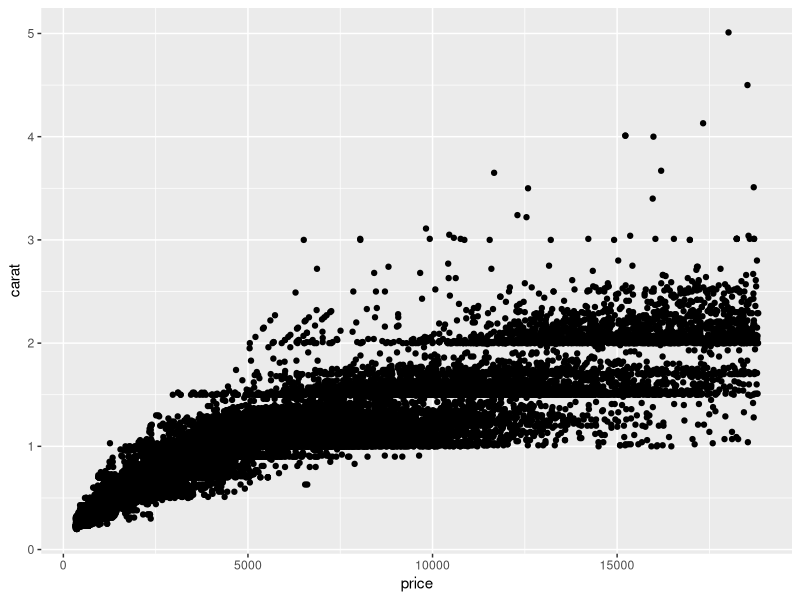
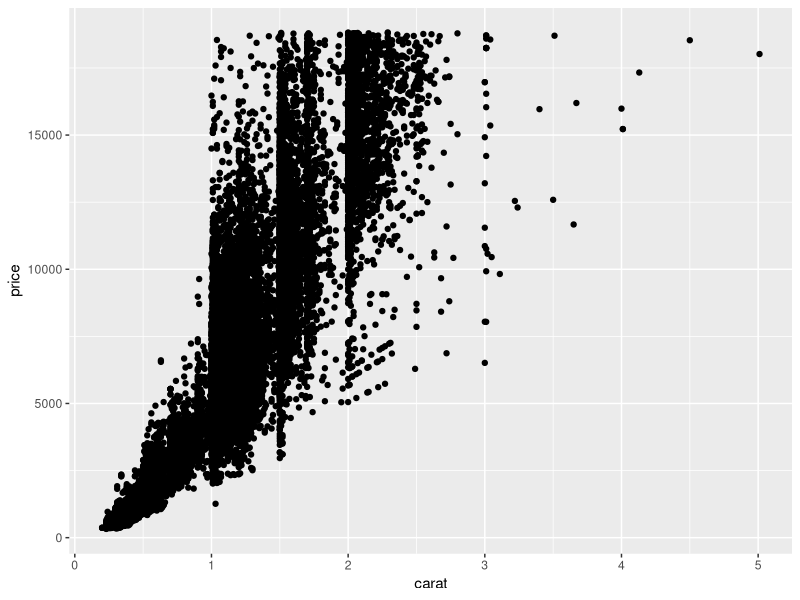

These figures' R source, in order:
## ---- chunk 1
knitr::opts_chunk$set(echo = TRUE)
library(tidyverse)
## ---- chunk 2
### In this code chunk, start with the diamonds dataset (built in to
### ggplot2 package) and create a plot of price vs. carat (or some other
### variables of your choice)

ggplot(diamonds, aes(x = price, y = carat)) +
  geom_point()


## ---- chunk 3
### In this code chunk, start with the diamonds dataset (built in to
### ggplot2 package) and create a subset based on filtering, e.g., 
### size greater than 1 carat or cut is "Ideal"
diamonds = diamonds %>% 
  filter(carat > 1 | cut == "Ideal")
## ---- chunk 4
ggplot(diamonds, aes(x = carat, y = price)) + 
  geom_point()
# the above code plots the carats vs the price of diamonds
## ---- chunk 5
# Kort here again


